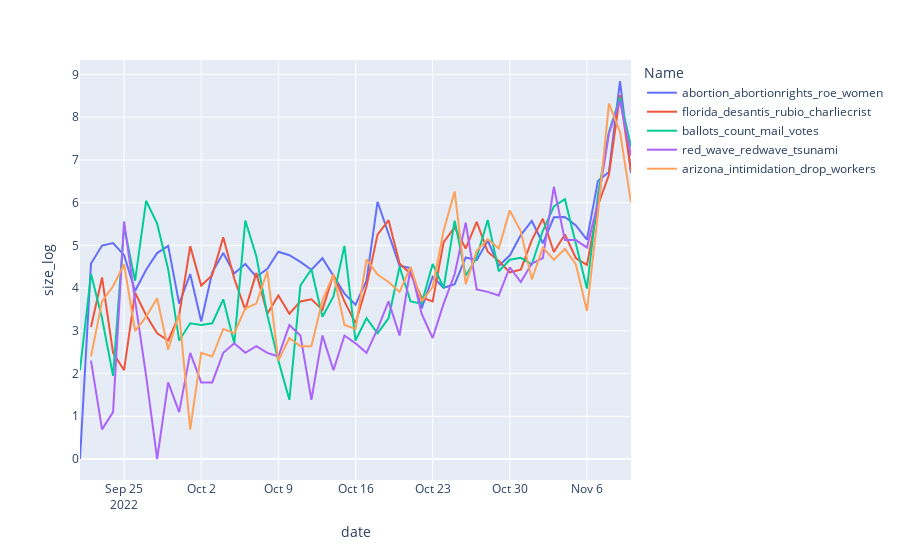

This figure's notebook cell:
### Code cell
# Plot for continuous topics, i.e. topics that were generally popular thoughout the collection frame
fig = px.line(simple_grouped_tweets, x = 'date', y = 'size_log', color = 'Name')
fig.show()
